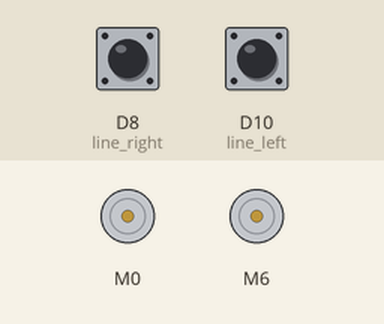
Simulated run of this program. Board: CircuitPython board. On the bench: 2 × DC motor (green arrow = forward, orange = backward, longer = faster). The inputs (shaded band) are chosen by the test bench; at power-on: D8 (line_right) LOW, D10 (line_left) LOW.

Above: at 1.2 s.
1.3 s: D8 (line_right) pulled HIGH for 0.15 s
At 1.9 s:
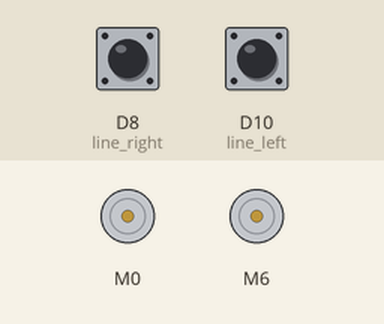
2.9 s: D10 (line_left) pulled HIGH for 0.15 s
At 4.2 s:
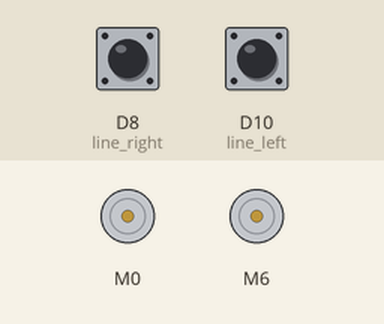
4.5 s: D10 (line_left) pulled HIGH for 3.2 s
At 4.9 s:
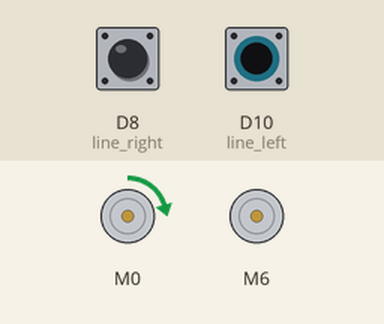
9.2 s: D8 (line_right) pulled HIGH for 3.2 s
At 9.6 s:
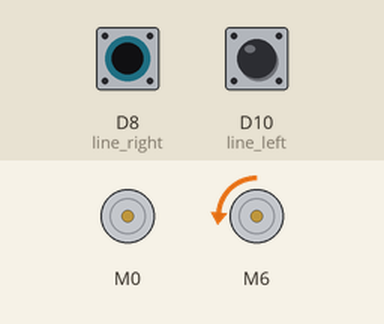
13.9 s: D8 (line_right) driven HIGH and D10 (line_left) driven HIGH
At 14.7 s:
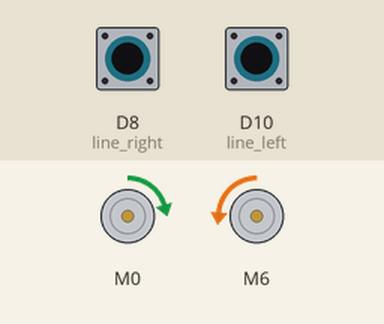
Timing chart, 0 to 16.4 s (numbered marks = the images above; inputs shaded):
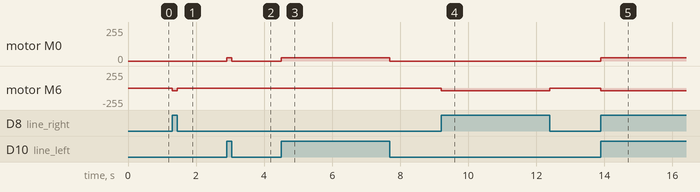

Measured:
- after the input at 1.3 s, motor M6: stopped → backward 38/255 at once, → stopped 0.15 s later
- after the input at 2.9 s, motor M0: stopped → forward 25/255 at once, → stopped 0.15 s later
- after the input at 4.5 s, motor M0: stopped → forward 25/255 at once, → stopped 3.2 s later
- after the input at 9.2 s, motor M6: stopped → backward 38/255 at once, → stopped 3.2 s later
- after the input at 13.9 s, motor M0: stopped → forward 25/255 at once; motor M6: stopped → backward 38/255 at once

The program:

5_line_follower.py
```python
from adafruit_motor import servo
import board
from digitalio import DigitalInOut, Direction, Pull
import pwmio
import time

line_left = DigitalInOut(board.D10)
line_right = DigitalInOut(board.D8)

servo_left = servo.ContinuousServo(pwmio.PWMOut(board.D0, frequency=50))
servo_right = servo.ContinuousServo(pwmio.PWMOut(board.D6, frequency=50))

while True:
    servo_left.throttle = 0.1 * line_left.value
    servo_right.throttle = -0.15 * line_right.value
```
